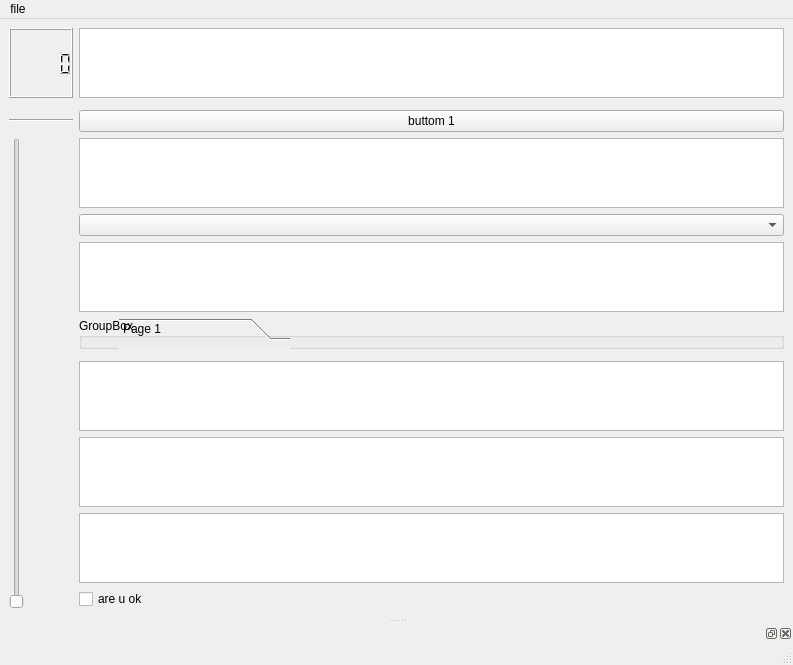
<?xml version="1.0" encoding="UTF-8"?>
<ui version="4.0">
 <class>MainWindow</class>
 <widget class="QMainWindow" name="MainWindow">
  <property name="enabled">
   <bool>true</bool>
  </property>
  <property name="geometry">
   <rect>
    <x>0</x>
    <y>0</y>
    <width>793</width>
    <height>498</height>
   </rect>
  </property>
  <property name="font">
   <font>
    <weight>50</weight>
    <bold>false</bold>
   </font>
  </property>
  <property name="mouseTracking">
   <bool>false</bool>
  </property>
  <property name="acceptDrops">
   <bool>false</bool>
  </property>
  <property name="windowTitle">
   <string>MainWindow</string>
  </property>
  <property name="windowIcon">
   <iconset>
    <normaloff>body.png</normaloff>body.png</iconset>
  </property>
  <property name="toolTip">
   <string/>
  </property>
  <widget class="QWidget" name="centralwidget">
   <layout class="QGridLayout" name="gridLayout">
    <item row="0" column="1">
     <widget class="QGraphicsView" name="graphicsView"/>
    </item>
    <item row="2" column="0">
     <widget class="Line" name="line">
      <property name="orientation">
       <enum>Qt::Horizontal</enum>
      </property>
     </widget>
    </item>
    <item row="0" column="0">
     <widget class="QLCDNumber" name="lcdNumber"/>
    </item>
    <item row="2" column="1">
     <widget class="QPushButton" name="pushButton">
      <property name="text">
       <string>buttom 1</string>
      </property>
      <property name="checkable">
       <bool>false</bool>
      </property>
      <property name="autoDefault">
       <bool>false</bool>
      </property>
      <property name="default">
       <bool>false</bool>
      </property>
      <property name="flat">
       <bool>false</bool>
      </property>
     </widget>
    </item>
    <item row="3" column="0">
     <widget class="QSlider" name="verticalSlider">
      <property name="orientation">
       <enum>Qt::Vertical</enum>
      </property>
     </widget>
    </item>
    <item row="3" column="1">
     <layout class="QGridLayout" name="gridLayout_2">
      <item row="2" column="0">
       <widget class="QComboBox" name="comboBox"/>
      </item>
      <item row="5" column="0">
       <widget class="QGroupBox" name="groupBox">
        <property name="title">
         <string>GroupBox</string>
        </property>
        <widget class="QToolBox" name="toolBox">
         <property name="geometry">
          <rect>
           <x>40</x>
           <y>0</y>
           <width>171</width>
           <height>123</height>
          </rect>
         </property>
         <property name="currentIndex">
          <number>0</number>
         </property>
         <widget class="QWidget" name="page">
          <property name="geometry">
           <rect>
            <x>0</x>
            <y>0</y>
            <width>171</width>
            <height>69</height>
           </rect>
          </property>
          <attribute name="label">
           <string>Page 1</string>
          </attribute>
         </widget>
         <widget class="QWidget" name="page_2">
          <property name="geometry">
           <rect>
            <x>0</x>
            <y>0</y>
            <width>171</width>
            <height>69</height>
           </rect>
          </property>
          <attribute name="label">
           <string>Page 2</string>
          </attribute>
         </widget>
        </widget>
       </widget>
      </item>
      <item row="6" column="0">
       <widget class="QFrame" name="frame">
        <property name="frameShape">
         <enum>QFrame::StyledPanel</enum>
        </property>
        <property name="frameShadow">
         <enum>QFrame::Raised</enum>
        </property>
       </widget>
      </item>
      <item row="1" column="0">
       <widget class="QTableView" name="tableView"/>
      </item>
      <item row="10" column="0">
       <widget class="QCheckBox" name="areuok">
        <property name="text">
         <string>are u ok</string>
        </property>
       </widget>
      </item>
      <item row="9" column="0">
       <widget class="QListView" name="listView"/>
      </item>
      <item row="3" column="0">
       <widget class="QColumnView" name="columnView"/>
      </item>
      <item row="8" column="0">
       <widget class="QTableWidget" name="tableWidget"/>
      </item>
      <item row="7" column="0">
       <widget class="QTextEdit" name="textEdit"/>
      </item>
     </layout>
    </item>
    <item row="1" column="1">
     <widget class="Line" name="line_2">
      <property name="orientation">
       <enum>Qt::Vertical</enum>
      </property>
     </widget>
    </item>
   </layout>
  </widget>
  <widget class="QMenuBar" name="menubar">
   <property name="geometry">
    <rect>
     <x>0</x>
     <y>0</y>
     <width>793</width>
     <height>21</height>
    </rect>
   </property>
   <widget class="QMenu" name="menuFile">
    <property name="title">
     <string>file</string>
    </property>
    <addaction name="actionSave"/>
    <addaction name="actionOpen"/>
    <addaction name="separator"/>
    <addaction name="actionExit"/>
   </widget>
   <addaction name="menuFile"/>
  </widget>
  <widget class="QStatusBar" name="statusbar"/>
  <widget class="QDockWidget" name="dockWidget">
   <attribute name="dockWidgetArea">
    <number>8</number>
   </attribute>
   <widget class="QWidget" name="dockWidgetContents"/>
  </widget>
  <action name="actionSave">
   <property name="text">
    <string>save</string>
   </property>
  </action>
  <action name="actionOpen">
   <property name="text">
    <string>open</string>
   </property>
  </action>
  <action name="actionExit">
   <property name="text">
    <string>exit</string>
   </property>
  </action>
 </widget>
 <resources/>
 <connections/>
</ui>
